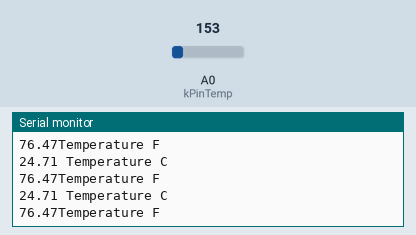
Recording of a sketch running on a simulated Arduino Uno, built with avr-gcc and run on an emulated ATmega328P. On the bench: the last lines printed to the serial monitor. The inputs (shaded band) are chosen by the test bench; at power-on: A0 (kPinTemp) = 153.

Above: at 1.3 s.
1.4 s: A0 (kPinTemp) set to 165
At 1.82 s:
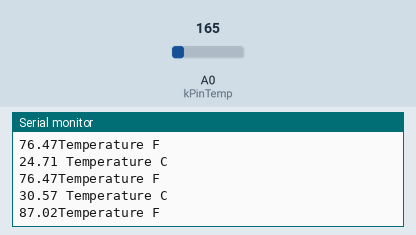
2.9 s: A0 (kPinTemp) set to 175
At 3.32 s:
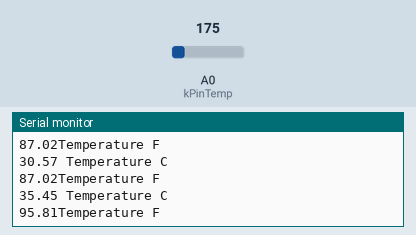
Timing chart, 0 to 5.9 s (numbered marks = the images above; inputs shaded):
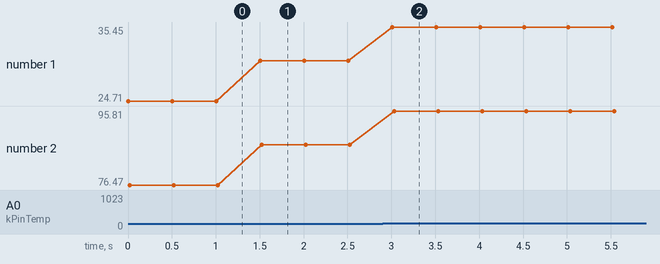

Measured:
- after the input at 1.4 s, the serial monitor: prints a new line after 0.10 s (image 1)
- after the input at 2.9 s, the serial monitor: prints a new line after 0.11 s (image 2)
- plotted number 1: 24.71 → 30.57 after the input at 1.4 s, 30.57 → 35.45 after the input at 2.9 s
- plotted number 2: 76.47 → 87.02 after the input at 1.4 s, 87.02 → 95.81 after the input at 2.9 s

The sketch:

7.3.1.ino
```cpp
const int kPinTemp = A0;

void setup()
{
    Serial.begin(9600);
}
void loop()
{
    float temperatureC = getTemperatureC();

    Serial.print(temperatureC);
    Serial.println(" Temperature C");

// 화씨로의 변경
    float temperatureF = convertToF(temperatureC);

     Serial.print(temperatureF);
     Serial.println("Temperature F");
     delay(500);
 }

float getTemperatureC()
{
     int reading = analogRead(kPinTemp);
     float voltage = (reading * 5.0) / 1024;
 // 10 mv/도로부터 500mV 옵셋을 고려하여 섭씨로 변경
 // ((voltage - 500mV) * 100)
     return (voltage - 0.5) * 100;
}
 float convertToF(float temperatureC) //섭씨를 화씨로 변경
 {
   return (temperatureC * 9.0 / 5.0) + 32.0;
}
```
